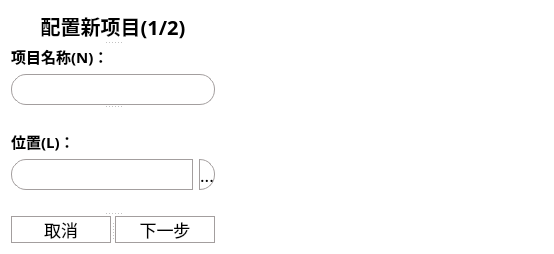
<?xml version="1.0" encoding="UTF-8"?>
<ui version="4.0">
 <class>NewProjectWizard</class>
 <widget class="QWidget" name="NewProjectWizard">
  <property name="geometry">
   <rect>
    <x>0</x>
    <y>0</y>
    <width>554</width>
    <height>254</height>
   </rect>
  </property>
  <property name="font">
   <font>
    <family>楷体</family>
    <pointsize>12</pointsize>
    <weight>75</weight>
    <bold>true</bold>
   </font>
  </property>
  <property name="windowTitle">
   <string>Form</string>
  </property>
  <property name="styleSheet">
   <string notr="true">background-color: rgb(255, 255, 255);</string>
  </property>
  <layout class="QVBoxLayout" name="verticalLayout_3">
   <item>
    <widget class="QSplitter" name="splitter_3">
     <property name="orientation">
      <enum>Qt::Vertical</enum>
     </property>
     <widget class="QLabel" name="label_3">
      <property name="font">
       <font>
        <family>楷体</family>
        <pointsize>15</pointsize>
        <weight>75</weight>
        <bold>true</bold>
       </font>
      </property>
      <property name="text">
       <string>配置新项目(1/2)</string>
      </property>
      <property name="alignment">
       <set>Qt::AlignCenter</set>
      </property>
     </widget>
     <widget class="QSplitter" name="splitter_2">
      <property name="orientation">
       <enum>Qt::Vertical</enum>
      </property>
      <widget class="QWidget" name="">
       <layout class="QVBoxLayout" name="verticalLayout">
        <item>
         <widget class="QLabel" name="label">
          <property name="font">
           <font>
            <family>楷体</family>
            <pointsize>11</pointsize>
            <weight>75</weight>
            <bold>true</bold>
           </font>
          </property>
          <property name="text">
           <string>项目名称(N)：</string>
          </property>
         </widget>
        </item>
        <item>
         <widget class="QLineEdit" name="projectNameEdit">
          <property name="minimumSize">
           <size>
            <width>0</width>
            <height>31</height>
           </size>
          </property>
          <property name="styleSheet">
           <string notr="true">border-style: solid;
border-width: 1px;
border-color: #a39e9e;
border-radius: 15px;</string>
          </property>
         </widget>
        </item>
       </layout>
      </widget>
      <widget class="QWidget" name="">
       <layout class="QVBoxLayout" name="verticalLayout_2">
        <item>
         <spacer name="verticalSpacer">
          <property name="orientation">
           <enum>Qt::Vertical</enum>
          </property>
          <property name="sizeHint" stdset="0">
           <size>
            <width>20</width>
            <height>40</height>
           </size>
          </property>
         </spacer>
        </item>
        <item>
         <widget class="QLabel" name="label_2">
          <property name="font">
           <font>
            <family>楷体</family>
            <pointsize>11</pointsize>
            <weight>75</weight>
            <bold>true</bold>
           </font>
          </property>
          <property name="text">
           <string>位置(L)：</string>
          </property>
         </widget>
        </item>
        <item>
         <layout class="QHBoxLayout" name="horizontalLayout">
          <item>
           <widget class="QLineEdit" name="projectPositionEdot">
            <property name="minimumSize">
             <size>
              <width>0</width>
              <height>31</height>
             </size>
            </property>
            <property name="styleSheet">
             <string notr="true">border-style: solid;
border-width: 1px;
border-color: #a39e9e;
border-top-left-radius: 15px;
border-bottom-left-radius: 15px;</string>
            </property>
           </widget>
          </item>
          <item>
           <widget class="QPushButton" name="openFileButton">
            <property name="minimumSize">
             <size>
              <width>0</width>
              <height>31</height>
             </size>
            </property>
            <property name="font">
             <font>
              <family>楷体</family>
              <pointsize>-1</pointsize>
             </font>
            </property>
            <property name="styleSheet">
             <string notr="true">QPushButton {
    font-family: &quot;楷体&quot;;
    font-size: 17px;
    color: #000000;

    border-style: solid;
    border-width: 1px;
    border-color: #a39e9e;
    border-top-right-radius:15px;
	border-bottom-right-radius:15px;

    background-color: #ffffff;
}
QPushButton:hover{
	color: #ffffff;
    background-color: #005792;
}
QPushButton:pressed{
	color: #ffffff;
    background-color: #13334c;
}</string>
            </property>
            <property name="text">
             <string>...</string>
            </property>
           </widget>
          </item>
         </layout>
        </item>
        <item>
         <spacer name="verticalSpacer_2">
          <property name="orientation">
           <enum>Qt::Vertical</enum>
          </property>
          <property name="sizeHint" stdset="0">
           <size>
            <width>20</width>
            <height>40</height>
           </size>
          </property>
         </spacer>
        </item>
       </layout>
      </widget>
     </widget>
     <widget class="QSplitter" name="splitter">
      <property name="orientation">
       <enum>Qt::Horizontal</enum>
      </property>
      <widget class="QPushButton" name="pushButton">
       <property name="maximumSize">
        <size>
         <width>100</width>
         <height>40</height>
        </size>
       </property>
       <property name="styleSheet">
        <string notr="true">QPushButton {
    font-family: &quot;楷体&quot;;
    font-size: 17px;
    color: #000000;

    border-style: solid;
    border-width: 1px;
    border-color: #a39e9e;
    border-radius: 20px;

    background-color: #ffffff;
}
QPushButton:hover{
	color: #ffffff;
    background-color: #005792;
}
QPushButton:pressed{
	color: #ffffff;
    background-color: #13334c;
}</string>
       </property>
       <property name="text">
        <string>取消</string>
       </property>
      </widget>
      <widget class="QPushButton" name="pushButton_2">
       <property name="maximumSize">
        <size>
         <width>100</width>
         <height>40</height>
        </size>
       </property>
       <property name="styleSheet">
        <string notr="true">QPushButton {
    font-family: &quot;楷体&quot;;
    font-size: 17px;
    color: #000000;

    border-style: solid;
    border-width: 1px;
    border-color: #a39e9e;
    border-radius: 20px;

    background-color: #ffffff;
}
QPushButton:hover{
	color: #ffffff;
    background-color: #005792;
}
QPushButton:pressed{
	color: #ffffff;
    background-color: #13334c;
}</string>
       </property>
       <property name="text">
        <string>下一步</string>
       </property>
      </widget>
     </widget>
    </widget>
   </item>
  </layout>
 </widget>
 <resources/>
 <connections/>
</ui>
